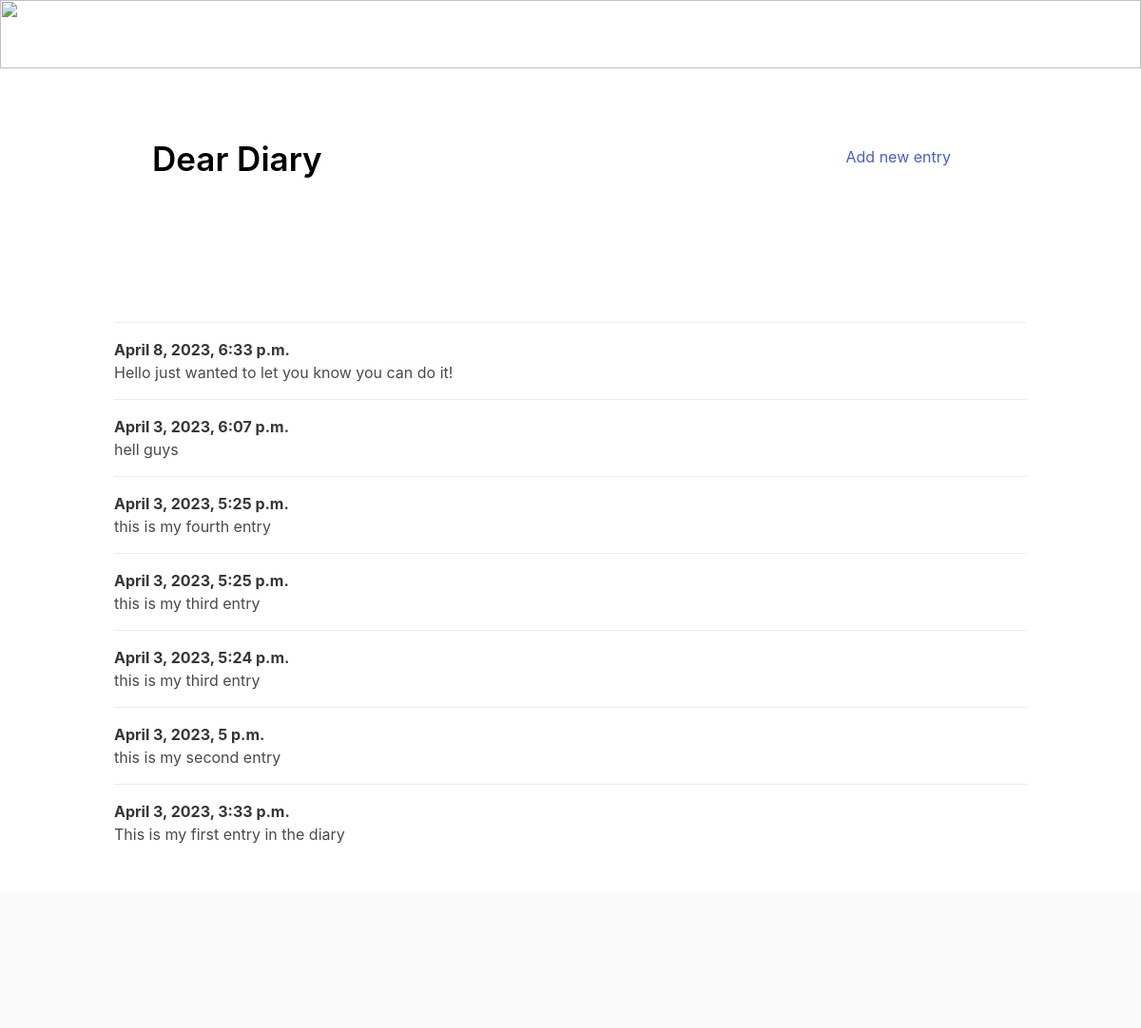
Screenshot of /diary/ with the database file from the repository.
### diary/models.py (models this page shows, shortened)
class Diary_entry(models.Model):
    text = models.TextField()
    date_posted = models.DateTimeField(auto_now_add=True)
    class Meta:
        verbose_name_plural='entries'

### diary/views.py (the view)
# urls.py: path('',views.index,name='index'),
def index(request):
    entries = Diary_entry.objects.order_by('-date_posted')
    context = {'entries' : entries}
    return render(request, 'diary/index.html',context)

### diary/templates/diary/index.html (shortened to what this page needs)
{% load static %}
<html lang="en">
<head>
    <link rel="stylesheet" href="https://cdnjs.cloudflare.com/ajax/libs/bulma/0.6.2/css/bulma.min.css" />
</head>
<body>
    <section class="hero-is-primary">
        <img src="{% static 'diaryhead.jpg' %}" style="width:100%;height:30%">
        <div class="hero-body">
            <div class="container">
                <h1 class="title">
                    Dear Diary
                </h1>
            </div>
        </div>
    </section>
    <section class="section">
        <div class="container">
            <article class="media">
                <div class="media-content">
                    <div class="content2">
                        <a href="add.html">Add new entry</a>
                    </div>
                </div>
            </article>
            {% for Diary_entry in entries %}
                <article class="media">
                    <div class="media-content">
                        <div class="content">
                            <p>
                                <strong>{{ Diary_entry.date_posted }}</strong>
                                <br> {{ Diary_entry.text }}
                            </p>
                        </div>
                    </div>
                </article>
            {% endfor %}
        </div>
    </section>
    <footer class="footer">
    </footer>
</body>
</html>

### diary/templates/diary/index.html (style rules this page uses)
* { margin: 0; padding: 0; }
.hero-is-primary { z-index: 2; margin-bottom:-100px; }
.title { position: relative; bottom:140px; left: 40px; color:black; font-size: 35px; }
.content2 { position: absolute; top:-170px; right: 80px; text-decoration: none; z-index: 2; }

### rows the page displays
Diary_entry: date_posted "April 8, 2023, 6:33 p.m.", text "Hello just wanted to let you know you can do it!"
Diary_entry: date_posted "April 3, 2023, 6:07 p.m.", text "hell guys"
Diary_entry: date_posted "April 3, 2023, 5:25 p.m.", text "this is my fourth entry"
Diary_entry: date_posted "April 3, 2023, 5:25 p.m.", text "this is my third entry"
Diary_entry: date_posted "April 3, 2023, 5:24 p.m.", text "this is my third entry"
Diary_entry: date_posted "April 3, 2023, 5 p.m.", text "this is my second entry"
Diary_entry: date_posted "April 3, 2023, 3:33 p.m.", text "This is my first entry in the diary"
